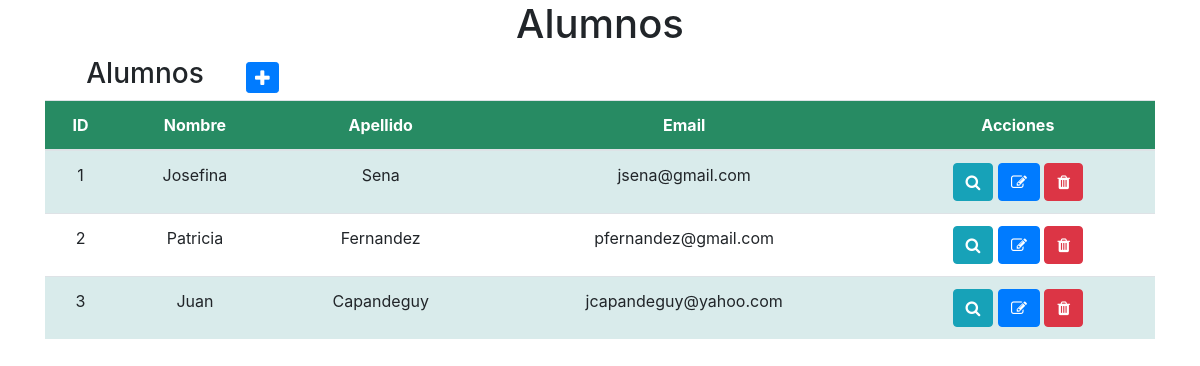
Screenshot of /app/alumnos/ (signed in) with the database file from the repository.
### app/models.py (models this page shows, shortened)
class Alumno(models.Model):
    nombre = models.CharField(max_length=50)
    apellido = models.CharField(max_length=50)
    email = models.EmailField()

### app/views.py (the view)
# urls.py: path('alumnos/', AlumnoList.as_view(), name="alumnos"),
class AlumnoList(LoginRequiredMixin, ListView):
    model = Alumno

### app/templates/app/alumno_list.html (shortened to what this page needs)
{% load static %}
<!DOCTYPE html>
<html lang="en">
<head>
  <link rel="stylesheet" href="https://maxcdn.bootstrapcdn.com/bootstrap/4.3.1/css/bootstrap.min.css">
  <link rel="stylesheet" href="https://cdnjs.cloudflare.com/ajax/libs/font-awesome/4.7.0/css/font-awesome.min.css">
</head>
<body>
  <div class="container">
      <h1>Alumnos</h1>
        <table>
            <tr>
                <td width="200"><h3>Alumnos</h3></td>
                <td>
                    <a
                    href="{% url 'create_alumno' %}"
                    class="btn btn-primary btn-sm"
                    ><i class="fa fa-plus fa-lg" title="New Record"> </i>
                    </a>
                </td>
            </tr>
      </table>
      <table class="table table-striped table-hover">
        <thead class="thead-green">
          <tr>
            <th scope="col">ID</th>
            <th scope="col">Nombre</th>
            <th scope="col">Apellido</th>
            <th scope="col">Email</th>
            <th scope="col">Acciones</th>
          </tr>
        </thead>
        <tbody>
            {% for p in alumno_list %}
            <tr>
                <td>{{ p.id }}</td>
                <td>{{ p.nombre }}</td>
                <td>{{ p.apellido }}</td>
                <td>{{ p.email }}</td>
                <td>
                    <a
                      href="{% url 'detail_alumno' p.id %}"
                      class="btn btn-info"
                      style="--bs-btn-padding-y: .25rem; --bs-btn-padding-x: .5rem; --bs-btn-font-size: .75rem;"
                      ><i class="fa fa-search fa-sm" title="View Record"></i>
                    </a>
                    <a
                      href="{% url 'update_alumno' p.id %}"
                      class="btn btn-primary"
                      style="--bs-btn-padding-y: .25rem; --bs-btn-padding-x: .5rem; --bs-btn-font-size: .75rem;"
                      ><i class="fa fa-edit fa-sm" title="Edit Record"></i>
                    </a>
                    <a
                      href="{% url 'delete_alumno' p.id %}"
                      class="btn btn-danger"
                      style="--bs-btn-padding-y: .25rem; --bs-btn-padding-x: .5rem; --bs-btn-font-size: .75rem;"
                      ><i class="fa fa-trash" title="Delete Record"></i>
                    </a>
                  </td>
            </tr>
            {% endfor %}
        </tbody>
      </table>
    </div>
  </body>
</body>
  </html>

### rows the page displays
Alumno: id "1", nombre "Josefina", apellido "Sena", email "jsena@gmail.com"
Alumno: id "2", nombre "Patricia", apellido "Fernandez", email "pfernandez@gmail.com"
Alumno: id "3", nombre "Juan", apellido "Capandeguy", email "jcapandeguy@yahoo.com"
